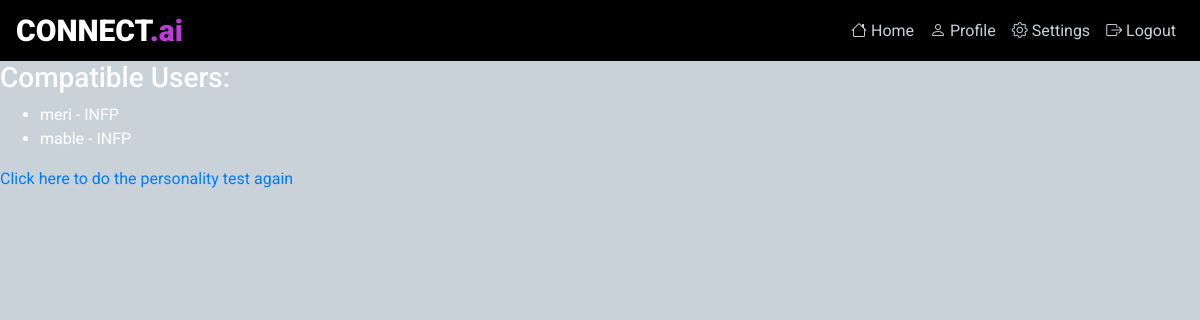
The page /connect/ (signed in) on the database its author committed.
### base/models.py (models this page shows, shortened)
class Profile(models.Model):
    user = models.OneToOneField(User, on_delete=models.CASCADE)
    email = models.EmailField(max_length=254, blank=True)
    catchy_line = models.CharField(max_length=500, blank=True)
    avatar = models.ImageField(upload_to='avatars/', blank=True, null=True)
    personality_type = models.CharField(max_length=100, blank=True, null=True)

### base/views.py (the view)
# urls.py: path('connect/', views.connect, name='connect'),
def connect(request):
    if request.user.is_authenticated:
        profile, created = Profile.objects.get_or_create(user=request.user)
        if profile.personality_type:
            compatible_personalities = compatibility_matrix.get(profile.personality_type, [])
            compatible_users = Profile.objects.filter(personality_type__in=compatible_personalities).exclude(user=request.user)
            return render(request, 'connect.html', {'compatible_users': compatible_users})
        else:
            return redirect('personality_test')
    else:
        return redirect('login')

### templates/connect.html (shortened to what this page needs)
    {% extends 'main.html' %}
    {% block content %}
    <link rel="stylesheet" href="https://cdnjs.cloudflare.com/ajax/libs/font-awesome/5.15.4/css/all.min.css" />
    <div>
        <h3>Compatible Users:</h3>
        <ul>
            {% for user in compatible_users %}
                <li>{{ user.user.username }} - {{ user.personality_type }}</li>
            {% empty %}
                <h5>No compatible users found.</h5>
            {% endfor %}
        </ul>
    </div>
    <a href="{% url 'personality_test' %}">Click here to do the personality test again</a>
    {% endblock %}

### static/styles/main.css (style rules this page uses)
body { font-family: "Roboto", "Times New Roman", Times, serif; background-color: #c9d1d9; color: #fff; }

### rows shown on the page
Profile: user.username "meri", personality_type "INFP"
Profile: user.username "mable", personality_type "INFP"
